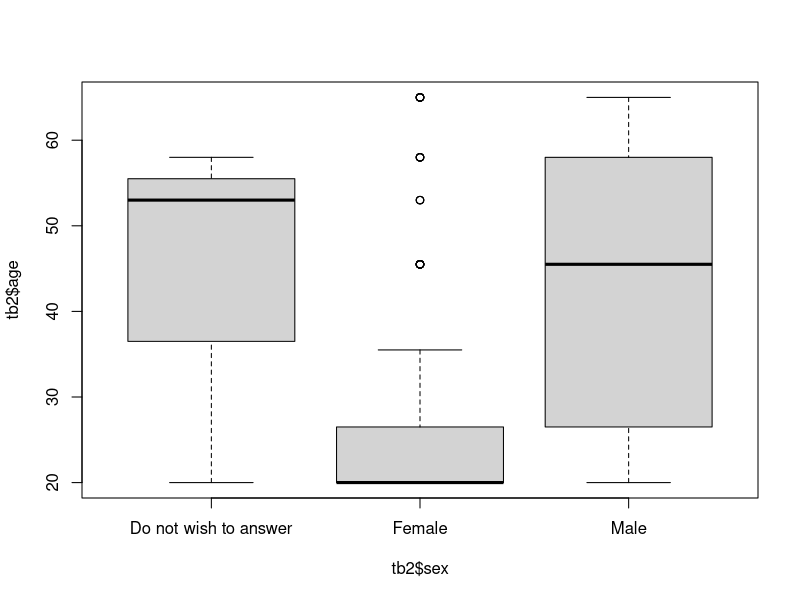
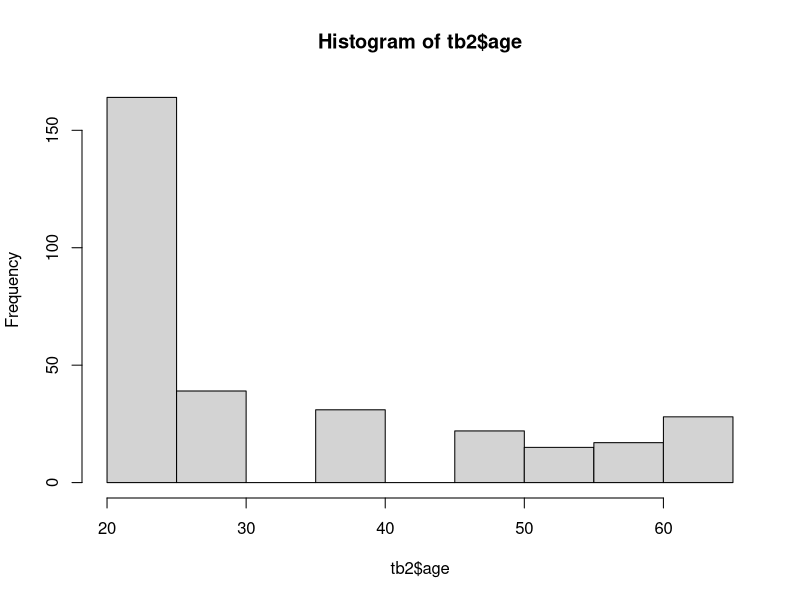
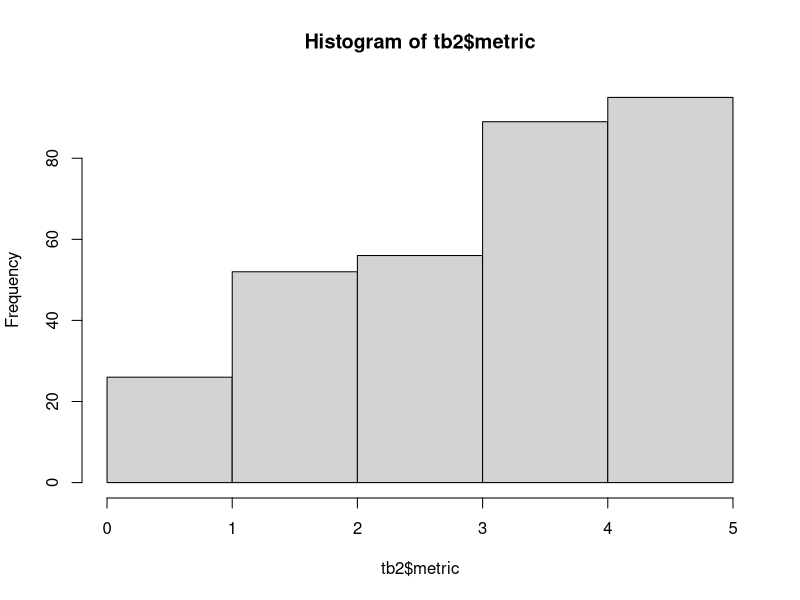
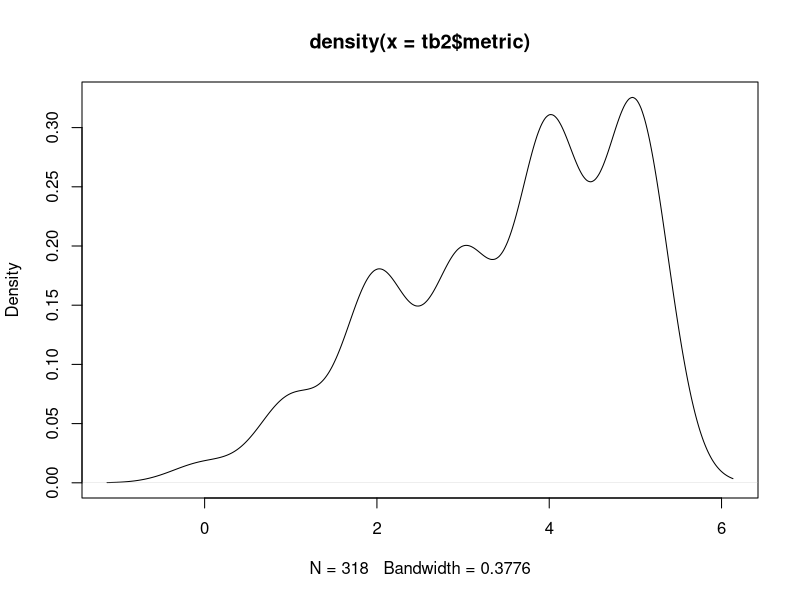
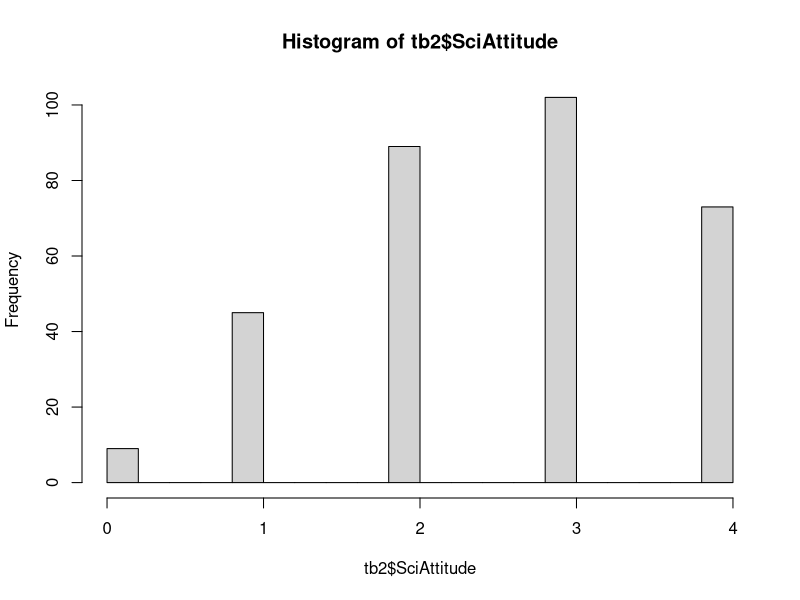
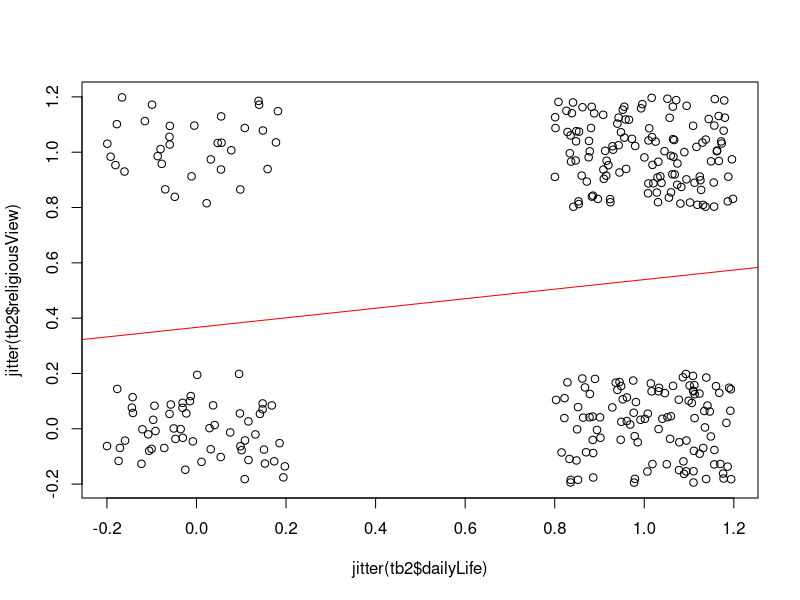
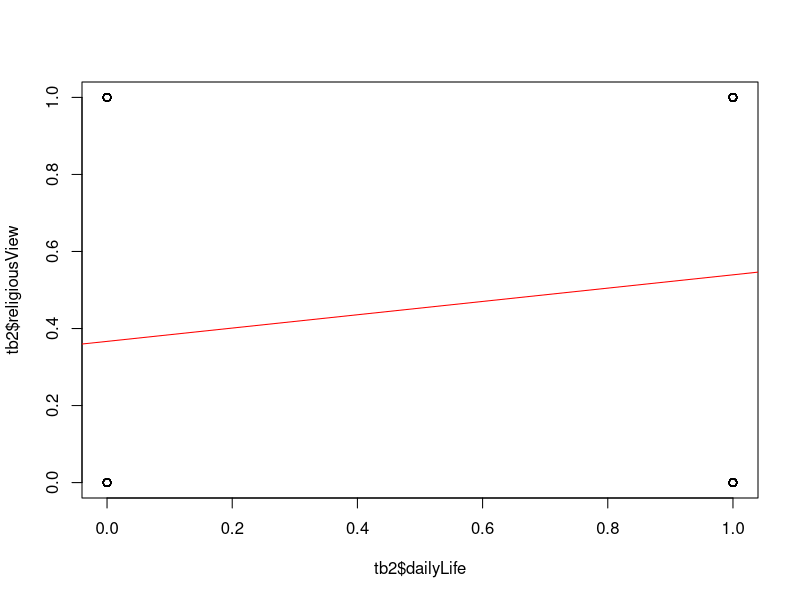
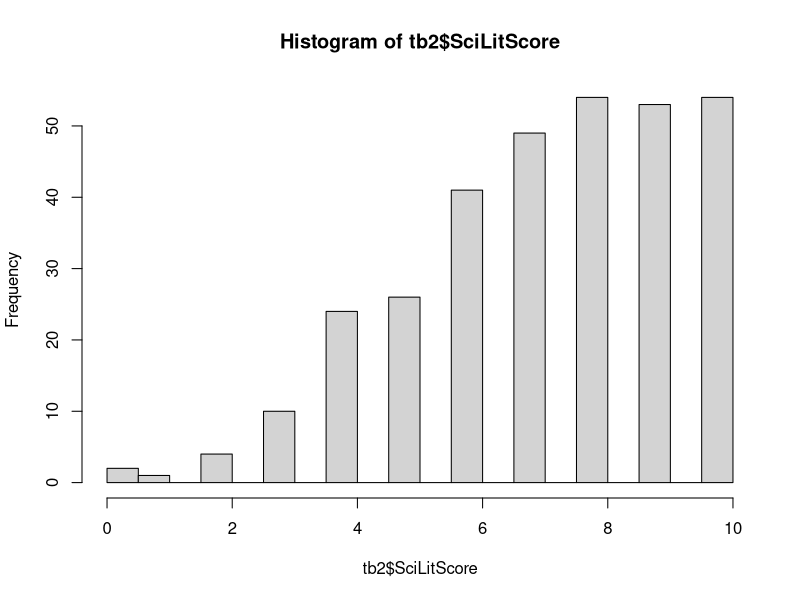

The R source for these figures, in order:
## ---- chunk 1
rm(list=ls())
list.files()
## ---- chunk 2
# colClass specify that all columns will be treated as characters for now. 
# tb.ori = read.csv("metric_survey_data.csv", colClass=rep("character", 24))
tb.ori = read.csv("metric_survey_data.csv", stringsAsFactors = FALSE)
?str
str(tb.ori); 
tb.ori$Timestamp

tb = tb.ori  #make a copy because we will modify the table. 
## ---- chunk 3
names(tb.ori)
?names
#rename the columns with shortter names for convenience 
names(tb) = c("time","sex", "age", "degree", "country", "light", "shaq", "fossil", "kilo", "mm", 
        "food","inseam", "weather","electronCharge","earlyHuman", 
        "laser", "continents", "antibiotics", "electronSize","earthCenter",
        "religiousView","dailyLife","SciOnLife", "SciEffect")
str(tb)

## ---- chunk 4
summary(tb)
## ---- chunk 5
cbind (names(tb), substr(names(tb.ori), 1, 30))
?cbind
## ---- chunk 6
# dealing with missing values, add 'NA' to empty answers
# nested for-loops
for( i in 1:length(tb[, 1])) {  #outter for-loop, i for row, from 1 to the last row
  for( j in 5:length(tb[1, ])) {  #inner for-loop, j for column, from 5th to the last column
    # print( paste("i=", i, "j=", j) )
  }
}

#if there is empty cell, we assign a missing value 'NA' there
for( i in 1:length(tb[, 1])) {  #outter for-loop 
  for( j in 5:length(tb[1, ])) {  #inner for-loop
    if ( is.na(tb[i, j]) ) {
      # do nothing
    } else if (tb[i,j]=='') {
      tb[i,j] = NA
    } 
  }
}

table(is.na(tb$age))
## ---- chunk 7
#indexing features of R
tb[1:5, 2:3]
tb$age #what does mean? 
#tb$age[?] #try for 5th row in age

#correct some input errors
# If there is no input of 'age'
tb$age[is.na(tb$age)] = 'Do not wish to answer'
table(tb$age)
?table
# If there is no input of 'age'

tb$degree [is.na(tb$degree)] = 'Do not wish to answer'
table(tb$degree)

tb$sex[tb$sex=='']='Do not wish to answer'
table(tb$sex)

## ---- chunk 8
##### create a second table, convert character values to numerical values
tb2 = tb[ ,c(2,4,5)]  #this is the score table, empty space before comma indicate every row
head(tb2)

#calculate the average age for each category
?grep #This is not GRE prep. This is pattern match. 
# grep(pattern, x, ignore.case = FALSE, perl = FALSE, value = FALSE,
#     fixed = FALSE, useBytes = FALSE, invert = FALSE)

tb2$age = NA
tb2$age[grep("18-22", tb$age)] = 18/2 + 22/2
tb2$age[grep("23-30", tb$age)] = 23/2 + 30/2
tb2$age[grep("31-40", tb$age)] = 31/2 + 40/2
tb2$age[grep("41-50", tb$age)] = 41/2 + 50/2
tb2$age[grep("51-55", tb$age)] = 51/2 + 55/2
tb2$age[grep("56-60", tb$age)] = 56/2 + 60/2
#> grep("56-60", tb$age)
# [1]   6  12  84  88 104 112 129 130 131 132 133 156 162 163 185 216 219
tb2$age[grep("More than 60 years", tb$age)] = 65
## ---- chunk 9
table(tb$age) #table is a very useful function (command) for tabulation
table(tb2$age)
#summary(tb2$age)
## ---- chunk 10
table(tb2$age, tb2$sex)
boxplot( tb2$age ~ tb2$sex)

#histogram of age
hist(tb2$age)

## ---- chunk 11
table( tb$country )  #All the inputed 'countries'
tb2$country = 0  #for non-USA countries
tb2$country[tb$country=='United States'] = 1
table( tb2$country )

#have a look at some entries
head(tb2)

#double-check the columns
names(tb2)
## ---- chunk 12
### Here are the columns for the 3 categories
metrics = c("shaq", "kilo", "mm", "inseam", "weather")
sciLiteracy = c("light", "fossil", "food", "electronCharge", 
                "earlyHuman", "laser", "continents", "antibiotics",
                "electronSize", "earthCenter")
sciAttitude = c("religiousView", "dailyLife", "SciOnLife", "SciEffect")
## ---- chunk 13

tb2$shaq = 0
tb2$shaq[ tb$shaq=='Yes' ] = 1
tb2$shaq[ tb$shaq=='No' ] = 0
table(tb2$shaq)

tb2$kilo = 0
tb2$kilo[ tb$kilo=='1000 x' ] = 1
table(tb2$kilo)

tb2$mm=0
tb2$mm[ tb$mm==0.145 ] = 1
table(tb2$mm)
table(tb$mm)

tb2$inseam = 0
tb2$inseam[tb$inseam=="This person is short"] = 1
tb2$inseam[tb$inseam=="This person is tall"] = 0
table(tb2$inseam)

tb2$weather = 0
tb2$weather[tb$weather=="A Short sleeve shirt"] = 1
#tb2$weather[tb$weather=="A winter coat"] = 0
#tb2$weather[tb$weather=="A light jacket"] = 0
table(tb$weather)
table(tb2$weather)


## ---- chunk 14
# metrics = c("shaq", "kilo", "mm", "inseam", "weather")
# metric total score
print(paste("metrics are: ", metrics));
tb2$metric = apply( tb2[ , metrics], MARGIN=1, FUN=sum )
hist(tb2$metric, br=5 )
plot( density(tb2$metric) )

#hist(tb2$metric, br=5, probability = TRUE )
## ---- chunk 15
#sciAttitude = c("religiousView", "dailyLife", "SciOnLife", "SciEffect")
# "My religious views are more important than scientific views
tb2$religiousView = 0
tb2$religiousView[grep("No", tb$religiousView)] = 1
tb2$religiousView[grep("Yes", tb$religiousView)] = 0
table(tb2$religiousView)
table(tb$religiousView)

# "For me, in my daily life, it is not important to know about science"
tb2$dailyLife = 0
tb2$dailyLife[ tb$dailyLife=='TRUE' ] = 0
tb2$dailyLife[ tb$dailyLife=='FALSE' ] = 1
table(tb2$dailyLife)

# "Science and technology are making our lives healthiers, easiers and more comfortable."
tb2$SciOnLife = 0
tb2$SciOnLife[ tb$SciOnLife=='TRUE' ] = 1
tb2$SciOnLife[ tb$SciOnLife=='FALSE' ] = 0
table(tb2$SciOnLife)

# "The benefits of sciences are greaters than any harmful effects that it may have."
tb2$SciEffect = 0
tb2$SciEffect[ tb$SciEffect=='TRUE' ] = 1
tb2$SciEffect[ tb$SciEffect=='FALSE' ] = 0
table( tb2$SciEffect )

#sciAttitude = c("religiousView", "dailyLife", "SciOnLife", "SciEffect")
#Attitude total score
tb2$SciAttitude = apply( tb2[, sciAttitude], MARGIN=1, FUN=sum)
hist(tb2$SciAttitude, br=20)
## ---- chunk 16
m =  lm ( tb2$religiousView ~ tb2$dailyLife)
summary( m )
plot( jitter(tb2$religiousView) ~ jitter(tb2$dailyLife)) 
abline(m, col="red")
plot( tb2$religiousView  ~ tb2$dailyLife ) 
abline(m, col="red")
table(tb2$religiousView ,  tb2$dailyLife )
## ---- chunk 17
table(tb2$religiousView ,  tb2$dailyLife )
RVTable =  as.matrix( table(tb2$religiousView ,  tb2$dailyLife ) )
str(RVTable)
fisher.test(RVTable)
## ---- chunk 18
#sciLiteracy = c("light", "fossil", "food", "electronCharge", 
#                "earlyHuman", "laser", "continents", "antibiotics", "electronSize", "earthCenter")
tb2$light = 0
tb2$light[ tb$light=='TRUE' ] =1
tb2$light[ tb$light=='Wrong' ] =0
table(tb$light)
table(tb2$light)

tb2$fossil = 0
tb2$fossil[ tb$fossil=='6 million and 5 years old' ] = 0
tb2$fossil[grep('Still', tb$fossil)] = 1;
table(tb$fossil)
table(tb2$fossil)

tb2$food = 0
tb2$food[ tb$food=='Dis-agree' ] = 1
tb2$food[grep('Agree', tb$food)] = 0; 
table(tb$food)
table(tb2$food)

tb2$electronCharge = 0
tb2$electronCharge[grep('Positive', tb$electronCharge)] = 1; 
table(tb$electronCharge)
table(tb2$electronCharge)

tb2$earlyHuman = 0
tb2$earlyHuman[grep('TRUE', tb$earlyHuman)] = 0; 
tb2$earlyHuman[grep('FALSE', tb$earlyHuman)] = 1; 
table(tb$earlyHuman)
table(tb2$earlyHuman)

tb2$earlyHuman = 0
tb2$earlyHuman[grep('TRUE', tb$earlyHuman)] = 0; 
tb2$earlyHuman[grep('FALSE', tb$earlyHuman)] = 1; 
table(tb$earlyHuman)
table(tb2$earlyHuman)

tb2$laser = 0
tb2$laser[grep('TRUE', tb$laser)] = 0; 
tb2$laser[grep('FALSE', tb$laser)] = 1; 
table(tb$laser)
table(tb2$laser)

tb2$continents = 0
tb2$continents[grep('TRUE', tb$continents)] = 1; 
tb2$continents[grep('FALSE', tb$continents)] = 0; 
table(tb$continents)
table(tb2$continents)

tb2$antibiotics = 0
tb2$antibiotics[grep('TRUE', tb$antibiotics)] = 0; 
tb2$antibiotics[grep('FALSE', tb$antibiotics)] = 1; 
table(tb$antibiotics)
table(tb2$antibiotics)

tb2$electronSize = 0
tb2$electronSize[grep('True', tb$electronSize)] = 1; 
tb2$electronSize[grep('FALSE', tb$electronSize)] = 0; 
table(tb$electronSize)
table(tb2$electronSize)

tb2$earthCenter = 0
tb2$earthCenter[grep('TRUE', tb$earthCenter)] = 1; 
tb2$earthCenter[grep('FALSE', tb$earthCenter)] = 0; 
table(tb$earthCenter)
table(tb2$earthCenter)

#sciLiteracy = c("light", "fossil", "food", "electronCharge", 
#                "earlyHuman", "laser", "continents", "antibiotics", "electronSize", "earthCenter")

tb2$SciLitScore = apply( tb2[, sciLiteracy], MARGIN=1, FUN=sum ) #by row
hist(tb2$SciLitScore, br=20)
## ---- chunk 19
str(tb2)
## ---- chunk 20
tb3 = tb2[, c("sex", "age", "country", "degree", "metric", "SciAttitude", "SciLitScore")]
head(tb3)
write.csv(tb3, file = "metric-attitude-literacy.csv", row.names = FALSE, quote=TRUE)
